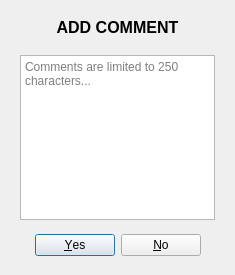
<?xml version="1.0" encoding="UTF-8"?>
<ui version="4.0">
 <class>addCommentDialog</class>
 <widget class="QDialog" name="addCommentDialog">
  <property name="geometry">
   <rect>
    <x>0</x>
    <y>0</y>
    <width>235</width>
    <height>275</height>
   </rect>
  </property>
  <property name="minimumSize">
   <size>
    <width>235</width>
    <height>275</height>
   </size>
  </property>
  <property name="maximumSize">
   <size>
    <width>235</width>
    <height>275</height>
   </size>
  </property>
  <property name="windowTitle">
   <string>Sewers Add Comment</string>
  </property>
  <property name="windowIcon">
   <iconset>
    <normaloff>../sewersIcon.ico</normaloff>../sewersIcon.ico</iconset>
  </property>
  <layout class="QVBoxLayout" name="verticalLayout" stretch="0,0,1">
   <property name="spacing">
    <number>10</number>
   </property>
   <property name="leftMargin">
    <number>20</number>
   </property>
   <property name="topMargin">
    <number>10</number>
   </property>
   <property name="rightMargin">
    <number>20</number>
   </property>
   <property name="bottomMargin">
    <number>15</number>
   </property>
   <item>
    <widget class="QLabel" name="addCommentTitleLabel">
     <property name="sizePolicy">
      <sizepolicy hsizetype="Minimum" vsizetype="Minimum">
       <horstretch>0</horstretch>
       <verstretch>0</verstretch>
      </sizepolicy>
     </property>
     <property name="minimumSize">
      <size>
       <width>195</width>
       <height>35</height>
      </size>
     </property>
     <property name="maximumSize">
      <size>
       <width>195</width>
       <height>35</height>
      </size>
     </property>
     <property name="font">
      <font>
       <pointsize>12</pointsize>
       <bold>true</bold>
      </font>
     </property>
     <property name="text">
      <string>ADD COMMENT</string>
     </property>
     <property name="alignment">
      <set>Qt::AlignCenter</set>
     </property>
    </widget>
   </item>
   <item>
    <widget class="QPlainTextEdit" name="addCommentPlainTextEdit">
     <property name="placeholderText">
      <string>Comments are limited to 250 characters...</string>
     </property>
    </widget>
   </item>
   <item>
    <widget class="QDialogButtonBox" name="addCommentButtonBox">
     <property name="minimumSize">
      <size>
       <width>0</width>
       <height>30</height>
      </size>
     </property>
     <property name="orientation">
      <enum>Qt::Horizontal</enum>
     </property>
     <property name="standardButtons">
      <set>QDialogButtonBox::No|QDialogButtonBox::Yes</set>
     </property>
     <property name="centerButtons">
      <bool>true</bool>
     </property>
    </widget>
   </item>
  </layout>
 </widget>
 <resources/>
 <connections>
  <connection>
   <sender>addCommentButtonBox</sender>
   <signal>accepted()</signal>
   <receiver>addCommentDialog</receiver>
   <slot>accept()</slot>
   <hints>
    <hint type="sourcelabel">
     <x>248</x>
     <y>254</y>
    </hint>
    <hint type="destinationlabel">
     <x>157</x>
     <y>274</y>
    </hint>
   </hints>
  </connection>
  <connection>
   <sender>addCommentButtonBox</sender>
   <signal>rejected()</signal>
   <receiver>addCommentDialog</receiver>
   <slot>reject()</slot>
   <hints>
    <hint type="sourcelabel">
     <x>316</x>
     <y>260</y>
    </hint>
    <hint type="destinationlabel">
     <x>286</x>
     <y>274</y>
    </hint>
   </hints>
  </connection>
 </connections>
</ui>
